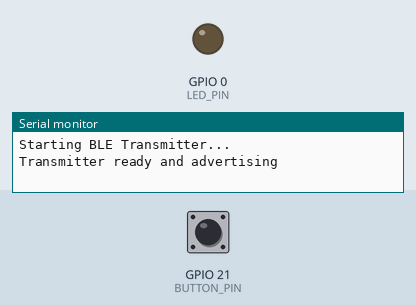
Bench run of a sketch on a simulated ESP32. On the bench: output pins drawn as LEDs (lit = HIGH), the last lines printed to the serial monitor. The test bench sets the inputs (shaded band); at power-on: GPIO 21 (BUTTON_PIN) HIGH. Nothing arrives over Bluetooth unless stated; a phone connects over Bluetooth LE 3 s after start.

Above: at 0.1 s.
At 4.2 s:
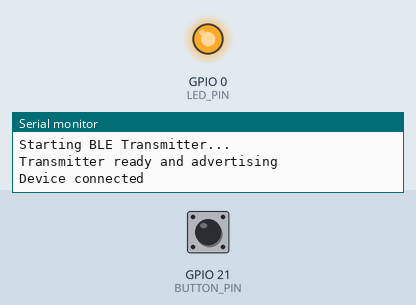
4.3 s: GPIO 21 (BUTTON_PIN) pulled LOW for 0.15 s
Timing chart, 0 to 7.3 s (numbered marks = the images above; inputs shaded):
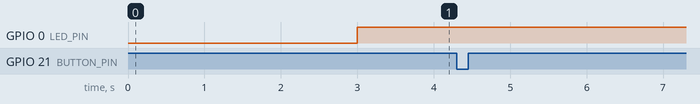

The sketch:

Receiver.ino
```cpp
#include <BLEDevice.h>
#include <BLEServer.h>
#include <BLEUtils.h>
#include <BLE2902.h>

// UUIDs for the service and characteristic
#define SERVICE_UUID        "12345678-1234-1234-1234-123456789012"
#define CHARACTERISTIC_UUID "12345678-1234-1234-1234-123456789013"

// Pin definitions
#define BUTTON_PIN 21
#define LED_PIN 0

BLEServer* pServer = NULL;
BLECharacteristic* pCharacteristic = NULL;
bool deviceConnected = false;
bool oldDeviceConnected = false;

int buttonState = HIGH;
int lastButtonState = HIGH;
unsigned long lastDebounceTime = 0;
unsigned long debounceDelay = 50;

// Callback for connection events
class MyServerCallbacks: public BLEServerCallbacks {
    void onConnect(BLEServer* pServer) {
      deviceConnected = true;
      digitalWrite(LED_PIN, HIGH);
      Serial.println("Device connected");
      // Update connection parameters for stability
      pServer->updateConnParams(pServer->getConnId(), 0x06, 0x0C, 0, 400);
    };

    void onDisconnect(BLEServer* pServer) {
      deviceConnected = false;
      digitalWrite(LED_PIN, LOW);
      Serial.println("Device disconnected");
      delay(500); // Give some time before restarting advertising
      pServer->startAdvertising();
      Serial.println("Restarting advertising...");
    }
};

void setup() {
  Serial.begin(115200);
  Serial.println("Starting BLE Transmitter...");

  // Initialize pins
  pinMode(BUTTON_PIN, INPUT_PULLUP);
  pinMode(LED_PIN, OUTPUT);
  digitalWrite(LED_PIN, LOW);

  // Create the BLE Device
  BLEDevice::init("ESP32_Transmitter");

  // Set power to maximum for better range
  BLEDevice::setPower(ESP_PWR_LVL_P9);

  // Create the BLE Server
  pServer = BLEDevice::createServer();
  pServer->setCallbacks(new MyServerCallbacks());

  // Create the BLE Service
  BLEService *pService = pServer->createService(SERVICE_UUID);

  // Create a BLE Characteristic
  pCharacteristic = pService->createCharacteristic(
                      CHARACTERISTIC_UUID,
                      BLECharacteristic::PROPERTY_READ   |
                      BLECharacteristic::PROPERTY_WRITE  |
                      BLECharacteristic::PROPERTY_NOTIFY |
                      BLECharacteristic::PROPERTY_INDICATE
                    );

  // Add descriptor for notifications
  pCharacteristic->addDescriptor(new BLE2902());

  // Set initial value
  uint8_t initialValue = 0;
  pCharacteristic->setValue(&initialValue, 1);

  // Start the service
  pService->start();

  // Configure advertising
  BLEAdvertising *pAdvertising = BLEDevice::getAdvertising();
  pAdvertising->addServiceUUID(SERVICE_UUID);
  pAdvertising->setScanResponse(true);
  pAdvertising->setMinPreferred(0x06);
  pAdvertising->setMaxPreferred(0x12);

  // Start advertising
  BLEDevice::startAdvertising();

  Serial.println("Transmitter ready and advertising");
}

void loop() {
  // Read button with debouncing
  int reading = digitalRead(BUTTON_PIN);

  if (reading != lastButtonState) {
    lastDebounceTime = millis();
  }

  if ((millis() - lastDebounceTime) > debounceDelay) {
    if (reading != buttonState) {
      buttonState = reading;

      // Button pressed (LOW because of pull-up)
      if (buttonState == LOW && deviceConnected) {
        Serial.println("Button pressed - Sending signal");
        uint8_t value = 1;
        pCharacteristic->setValue(&value, 1);
        pCharacteristic->notify();
        delay(100); // Small delay to ensure notification is sent
      }
    }
  }

  lastButtonState = reading;

  delay(20); // Slightly longer delay for stability
}
```
